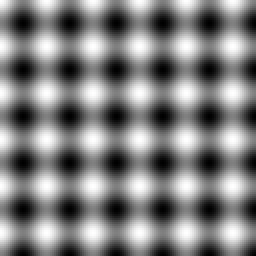
%> input picture lab12/im1.png, 128 x 128 px (shown 2 times larger)
$ octave zad1_a.m   (GNU Octave 9; MATLAB toolbox functions it lacks are replaced by stand-ins)
%> lines starting %> are read from the running program, lines starting %| are printed output that depends on the picture; in (x1, y1, x2, y2) boxes, pixels count from 0 and x2, y2 are one past the last pixel; in counts of white or black regions, pixels touching at a corner belong together; the program's own positions count from 1
clc;
clear all;
close all;

%% 1.
img = imread('im1.png');        % wczytaj obraz
%> img is the input picture: size 128x128 uint8; min 0, max 255, mean 127.5
img_dct2 = dct2(img);           % wyznacz dct2
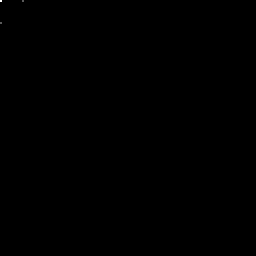
%> img_dct2: size 128x128 double (shown 2 times larger); min -2.65, max 16320.4, mean 1.7; drawn with min black and max white
img_idct2 = idct2(img_dct2);    % wyznacz idct2 na dct2 (powrót do stanu z początku)

% Petla szukajaca wspolczynnikow znaczacych
for i = 1:length(img_dct2)
    for j = 1:length(img_dct2)
        if(img_dct2(i,j)>100)
            fprintf('Wspolczynnik znaczacy: %d %d', i, j);
            fprintf('\n');
        end
    end
end
%> this loop made 128 passes
%| Wspolczynnik znaczacy: 1 1
%| Wspolczynnik znaczacy: 1 12
%| Wspolczynnik znaczacy: 12 1

% zerowanie "polowy" wspol. zn.
img_0dct2 = img_dct2;
%img_0dct2(1,1)  = 0;
img_0dct2(1,12) = 0;
%> img_0dct2: size 128x128 double; 0.01% of pixels changed, all inside (x1, y1, x2, y2) = (11, 0, 12, 1)
%img_0dct2(12,1) = 0;

% IDCT2 na DCT2 z wyzerowaną połową wspol. zn.
img_0idct2 = idct2(img_0dct2);
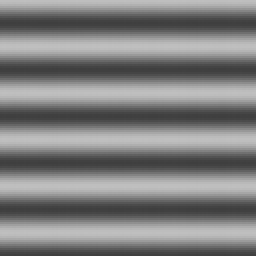
%> img_0idct2: size 128x128 double (shown 2 times larger); min 63.25, max 191.7, mean 127.5

% wyswietl obraz oryginalny
figure;
subplot(2,3,1);
imagesc(img);
set(gca,'DataAspectRatio',[1 1 1]);
title('Obraz oryginalny');

subplot(2,3,4);
imagesc(img);
set(gca,'DataAspectRatio',[1 1 1]);
title('Obraz oryginalny');

% wyswietl obraz po DCT2
subplot(2,3,2);
imagesc(img_dct2);
set(gca,'DataAspectRatio',[1 1 1]);
title('Po DCT2');

% wyswietl obraz po IDCT2 bez zerowania wspol. zn.
subplot(2,3,3);
imagesc(img_idct2);
set(gca,'DataAspectRatio',[1 1 1]);
title('Po IDCT2 bez zerowania wspol. zn.');

% wyswietl obraz po DCT2 z wyzerowaną połową wspol. zn.
subplot(2,3,5);
imagesc(img_0dct2);
set(gca,'DataAspectRatio',[1 1 1]);
title('DCT2 Po wyzerowaniu wspol. zn.');

% wyswietl obraz po IDCT2 na DCT2 z wyzerowaną połową wspol. zn.
subplot(2,3,6);
imagesc(img_0idct2);
set(gca,'DataAspectRatio',[1 1 1]);
title('IDCT2 Po wyzerowaniu wspol. zn.');
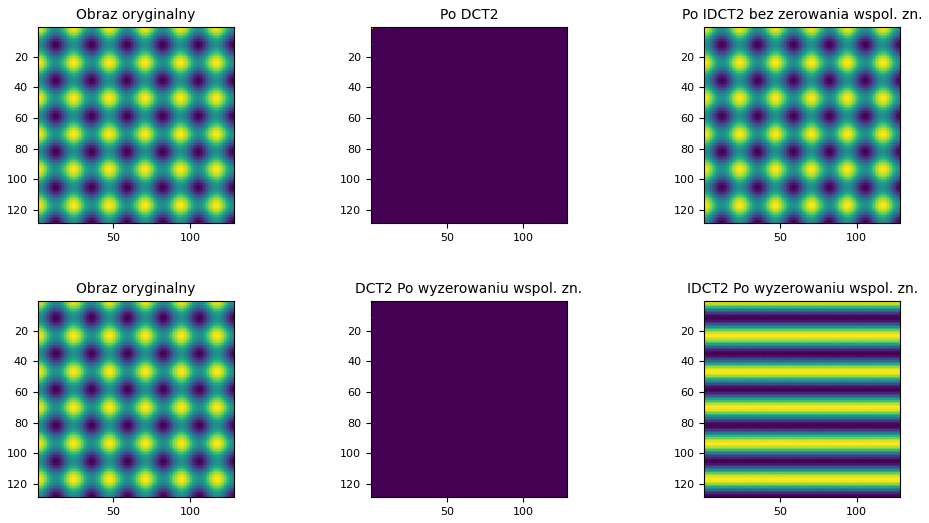
%> figure redrawn from the program's plot data, 6 panels

$ run again, with lab12/cameraman.png copied over lab12/im1.png
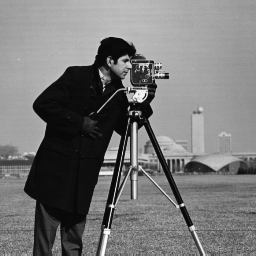
%> input picture lab12/cameraman.png, 256 x 256 px
%> img is the input picture: size 256x256 uint8; min 7, max 253, mean 118.7
%> `img_dct2 = dct2(img);`:
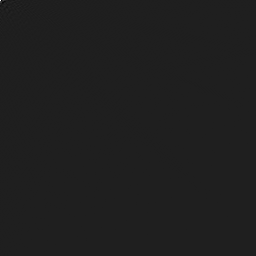
%> img_dct2: size 256x256 double; min -4225.8, max 30393.5, mean 0.6; drawn with min black and max white
%> the loop `for i = 1:length(img_dct2)` made 256 passes
%> (printed output is left out)
%> img_0dct2: size 256x256 double; under 0.01% of pixels changed, all inside (x1, y1, x2, y2) = (11, 0, 12, 1)
